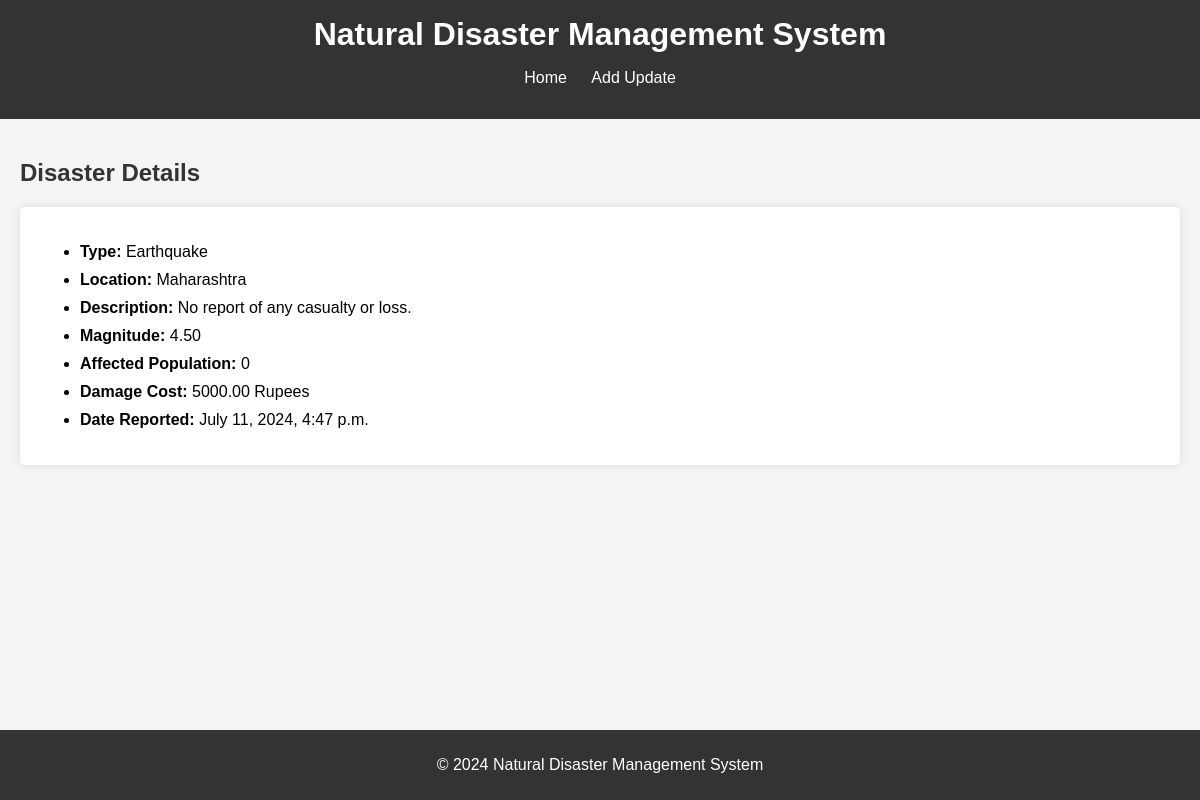
Screenshot of /disaster/11/ with the database file from the repository.
### disasters/models.py (models this page shows, shortened)
class DisasterUpdate(models.Model):
    DISASTER_TYPES = [
        ('EQ', 'Earthquake'),
        ('FL', 'Flood'),
        ('CY', 'Cyclone'),
        ('TS', 'Tsunami'),
        ('OT', 'Other'),
    ]
    disaster_type = models.CharField(max_length=2, choices=DISASTER_TYPES)
    location = models.CharField(max_length=255)
    description = models.TextField()
    magnitude = models.DecimalField(max_digits=5, decimal_places=2, null=True, blank=True)
    affected_population = models.IntegerField(null=True, blank=True)
    damage_cost = models.DecimalField(max_digits=10, decimal_places=2, null=True, blank=True)
    date_reported = models.DateTimeField(auto_now_add=True)

### disasters/views.py (the view)
# urls.py: path('disaster/<int:disaster_id>/', views.disaster_detail, name='disaster_detail'),
def disaster_detail(request, disaster_id):
    disaster = get_object_or_404(DisasterUpdate, pk=disaster_id)
    return render(request, 'disaster_detail.html', {'disaster': disaster})

### disasters/templates/disaster_detail.html (shortened to what this page needs)
<!DOCTYPE html>
<html>
<head>
</head>
<body>
    <header>
        <h1>Natural Disaster Management System</h1>
        <nav>
            <ul>
                <li><a href="{% url 'index' %}">Home</a></li>
                <li><a href="{% url 'add_update' %}">Add Update</a></li>
            </ul>
        </nav>
    </header>
    <main>
        <h2>Disaster Details</h2>
        <div class="disaster-details">
            <ul>
                <li><strong>Type:</strong> {{ disaster.get_disaster_type_display }}</li>
                <li><strong>Location:</strong> {{ disaster.location }}</li>
                <li><strong>Description:</strong> {{ disaster.description }}</li>
                <li><strong>Magnitude:</strong> {{ disaster.magnitude }}</li>
                <li><strong>Affected Population:</strong> {{ disaster.affected_population }}</li>
                <li><strong>Damage Cost:</strong> {{ disaster.damage_cost }} Rupees</li>
                <li><strong>Date Reported:</strong> {{ disaster.date_reported }}</li>
            </ul>
        </div>
    </main>
    <footer>
        <p>&copy; 2024 Natural Disaster Management System</p>
    </footer>
</body>
</html>

### disasters/templates/disaster_detail.html (style rules this page uses)
body { font-family: Arial, sans-serif; margin: 0; padding: 0; background-color: #f4f4f4; }
header { background-color: #333; color: white; padding: 1em 0; text-align: center; }
header h1 { margin: 0; }
nav ul { list-style: none; padding: 0; }
nav ul li { display: inline; margin: 0 10px; }
nav ul li a { color: white; text-decoration: none; }
main { padding: 20px; }
h2 { color: #333; }
.disaster-details { background: white; padding: 20px; border-radius: 5px; box-shadow: 0 0 10px rgba(0, 0, 0, 0.1); }
.disaster-details li { margin-bottom: 10px; }
footer { background-color: #333; color: white; text-align: center; padding: 10px 0; position: absolute; width: 100%; bottom: 0; }

### rows the page displays
DisasterUpdate: disaster_type "Earthquake", location "Maharashtra", description "No report of any casualty or loss.", magnitude "4.50", affected_population "0", damage_cost "5000.00", date_reported "July 11, 2024, 4:47 p.m."
